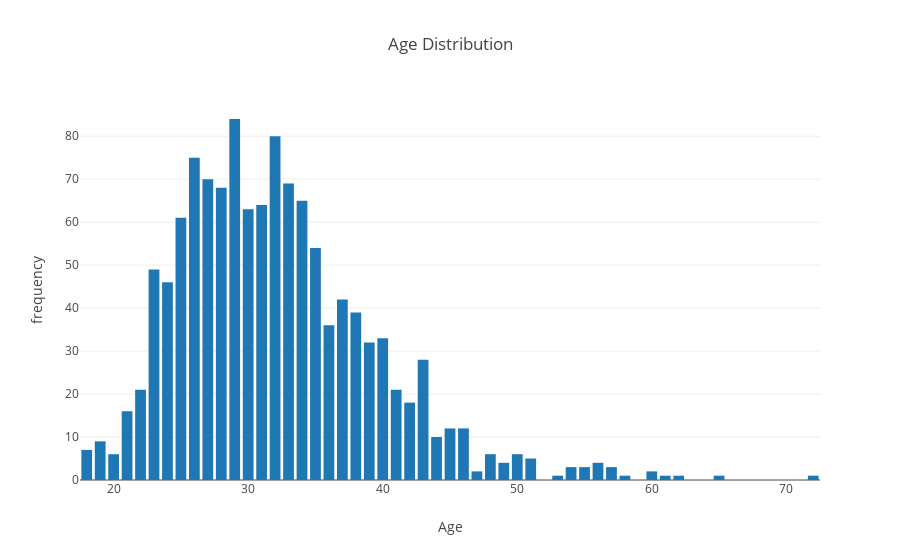

Here is the notebook cell this chart was saved with:
### Markdown cell above
Data for our dependent variable, whether individuals sought treatment is balanced.

### Code cell
iplot(plot_data['Age'][2])

### Figure 1 — Plotly figure (JSON) as saved in the notebook; plotly's stock layout.template omitted (floating-point values rounded to 4 significant figures)
{"data": [{"type": "bar", "x": [18, 19, 20, 21, 22, 23, 24, 25, 26, 27, 28, 29, 30, 31, 32, 33, 34, 35, 36, 37, 38, 39, 40, 41, 42, 43, 44, 45, 46, 47, 48, 49, 50, 51, 53, 54, 55, 56, 57, 58, 60, 61, 62, 65, 72], "y": [7, 9, 6, 16, 21, 49, 46, 61, 75, 70, 68, 84, 63, 64, 80, 69, 65, 54, 36, 42, 39, 32, 33, 21, 18, 28, 10, 12, 12, 2, 6, 4, 6, 5, 1, 3, 3, 4, 3, 1, 2, 1, 1, 1, 1]}], "layout": {"title": "Age Distribution", "xaxis": {"title": "Age"}, "yaxis": {"title": "frequency"}}}
